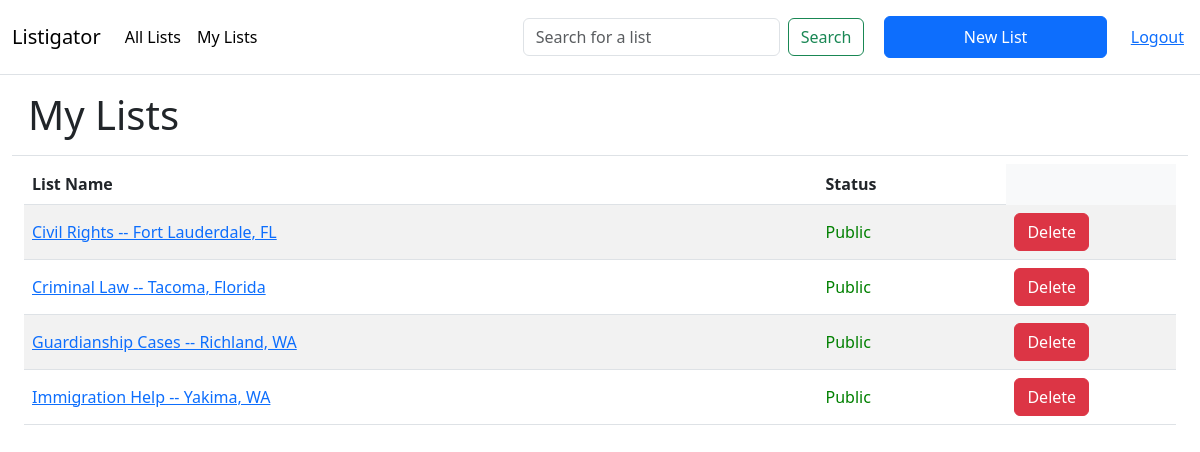
Screenshot of /mylists (signed in) with the database file from the repository.
### listigator/models.py (models this page shows, shortened)
class List(db.Model):
    id = db.Column(db.Integer, primary_key=True)
    user_id = db.Column(db.Integer, db.ForeignKey('user.id'),
        nullable=False)
    public = db.Column(db.Boolean, nullable=False, default=False)
    title = db.Column(db.String(50), nullable=False)
    lawyers = db.relationship('Lawyer', secondary=list_lawyers, lazy='subquery',
        backref=db.backref('lists', lazy=True))

### listigator/app.py (the view)
@main.route('/mylists')
@login_required
def mylists():
    user_id = session.get('user_id')
    user = User.query.get(user_id)
    lists = user.lists
    return render_template('main/mylists.html', lists=lists)

### listigator/auth.py (called while the page is built)
def login_required(route):
    @functools.wraps(route)
    def wrapped_route(**kwargs):
        if session.get('user_id') is None:
            return redirect(url_for('auth.login'))
        return route(**kwargs)
    return wrapped_route

### listigator/templates/main/mylists.html (shortened to what this page needs)
{% extends 'main/layout.html' %}
{% block main %}
<h1 class='p-3 border-bottom'>My Lists</h1>
{% if lists %}
<div class="container-fluid">
    <table class='table ph-3 bg-light table-striped'>
        <thead>
            <tr>
                <th scope="col">List Name</th>
                <th scope="col">Status</th>
            </tr>
        </thead>
        <tbody>
            {% for list in lists %}
                <tr class='align-middle me-auto p-3'>
                    <td class='name'><a href="/list/{{ list.id }}">{{ list.title }}</a></td>
                    {% if list.public %}
                    <td style="color: green">Public</td>
                    {% else %}
                    <td style="color: red">Private</td>
                    {% endif %}
                    <td style="max-width: 60px">
                        <form class=method="GET" action="/delete/{{ list.id }}">
                            <input class="float-right btn btn-danger" type="submit" value="Delete">
                        </form>
                    </td>
                </tr>
            {% endfor %}
        </tbody>
    </table>
</div>
{% else %}
    <h3 class="p-3 text-danger">You have no lists yet.</h3>
{% endif %}
{% endblock %}

### listigator/static/css/style.css (style rules this page uses)
:root { --primary: #00356b; --secondary: #287dc0; --tertiary: #63aaff; --grey: lightgrey; --white: #fff; }

### rows the page displays
List: title "Civil Rights -- Fort Lauderdale, FL", public "Public"
List: title "Criminal Law -- Tacoma, Florida", public "Public"
List: title "Guardianship Cases -- Richland, WA", public "Public"
List: title "Immigration Help -- Yakima, WA", public "Public"
